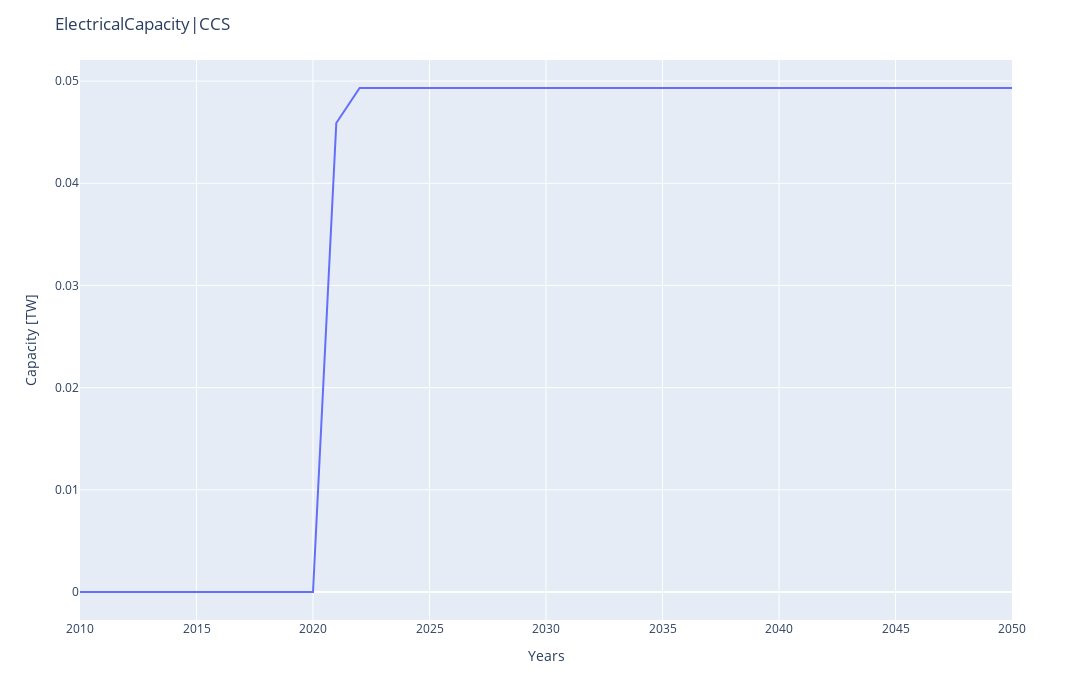

Here is the notebook cell this chart was saved with:
### Code cell
## CCS technologies - penetration
#CCS = CCS_ElcCap
#print(CCS_ElcCap)
fig8 = px.line(CCS_ElcCap, x=CCS_ElcCap.index, y=CCS_ElcCap, height=700, width=1400)
fig8.update_layout(
    title="ElectricalCapacity|CCS",
    xaxis_title="Years",
    yaxis_title="Capacity [TW]", showlegend=False)
fig8.update_traces(hovertemplate='Year: %{x} <br>Emissions: %{y}')
fig8.show()

# run_selection = CCS #.iloc[:, run:(run+1)]
# fig_r = px.line(run_selection, x=run_selection.index, y=run_selection.columns)
# fig_r.update_layout(
#     title="ElectricapCapacity|CCS",
#     xaxis_title="Years",
#     yaxis_title="Capacity [TW]", showlegend=False)
# fig_r.update_traces(hovertemplate='Year: %{x} <br>Emissions: %{y}')
# fig_r.show()

### Figure 1 — Plotly figure (JSON) as saved in the notebook; plotly's stock layout.template omitted (floating-point values rounded to 4 significant figures)
{"data": [{"hovertemplate": "Year: %{x} <br>Emissions: %{y}", "legendgroup": "", "line": {"color": "#636efa", "dash": "solid"}, "marker": {"symbol": "circle"}, "mode": "lines", "name": "", "orientation": "v", "showlegend": false, "type": "scatter", "x": [2010, 2011, 2012, 2013, 2014, 2015, 2016, 2017, 2018, 2019, 2020, 2021, 2022, 2023, 2024, 2025, 2026, 2027, 2028, 2029, 2030, 2031, 2032, 2033, 2034, 2035, 2036, 2037, 2038, 2039, 2040, 2041, 2042, 2043, 2044, 2045, 2046, 2047, 2048, 2049, 2050], "xaxis": "x", "y": [0, 0, 0, 0, 0, 0, 0, 0, 0, 0, 0, 0.0459, 0.04932, 0.04932, 0.04932, 0.04932, 0.04932, 0.04932, 0.04932, 0.04932, 0.04932, 0.04932, 0.04932, 0.04932, 0.04932, 0.04932, 0.04932, 0.04932, 0.04932, 0.04932, 0.04932, 0.04932, 0.04932, 0.04932, 0.04932, 0.04932, 0.04932, 0.04932, 0.04932, 0.04932, 0.04932], "yaxis": "y"}], "layout": {"height": 700, "legend": {"tracegroupgap": 0}, "margin": {"t": 60}, "showlegend": false, "title": {"text": "ElectricalCapacity|CCS"}, "width": 1400, "xaxis": {"anchor": "y", "domain": [0, 1], "title": {"text": "Years"}}, "yaxis": {"anchor": "x", "domain": [0, 1], "title": {"text": "Capacity [TW]"}}}}
